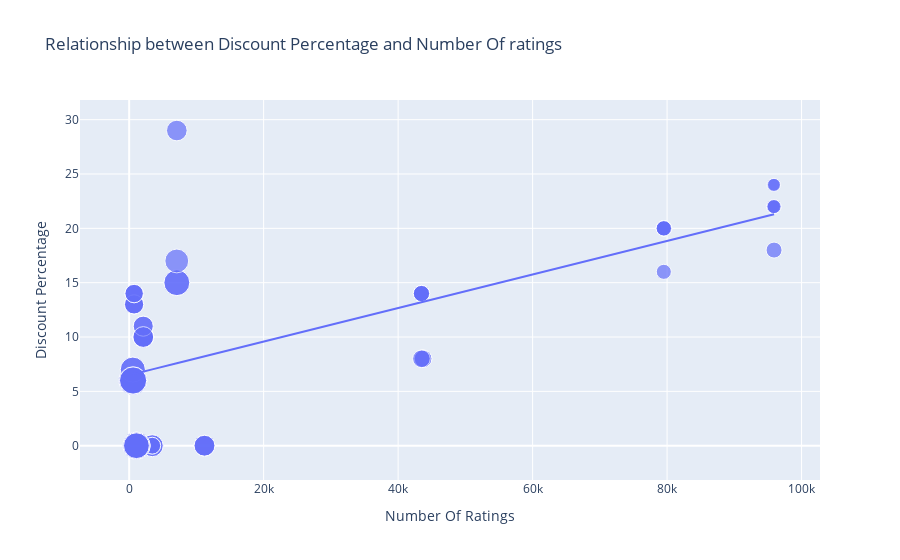

This figure's notebook cell:
### Markdown cell above
#realtionship between Dixcount percentage and number of ratring

### Code cell
figure = px.scatter(data_frame = data, x= "Number Of Ratings", y = "Discount Percentage", size = "Sale Price", trendline = "ols", title = "Relationship between Discount Percentage and Number Of ratings")
figure.show()

### Figure 1 — Plotly figure (JSON) as saved in the notebook; plotly's stock layout.template omitted (floating-point values rounded to 4 significant figures)
{"data": [{"hovertemplate": "Number Of Ratings=%{x}<br>Discount Percentage=%{y}<br>Sale Price=%{marker.size}<extra></extra>", "legendgroup": "", "marker": {"color": "#636efa", "size": [49900, 84900, 84900, 77000, 77000, 49900, 49900, 77000, 89900, 41999, 39999, 41999, 41999, 41999, 131900, 117100, 131900, 117100, 74999, 117900, 117100, 117900, 99900, 44999, 140900, 130900, 64900, 120900, 59900, 75900, 110900, 130900, 120900, 64900, 64900, 75900, 75900, 120900, 59900, 120900, 75900, 140900, 70900, 70900, 75900, 59900, 110900, 120900, 130900, 130900, 54999, 54999, 29999, 34999, 34999, 34999, 54999, 29999, 46999, 46999, 46999, 46999], "sizemode": "area", "sizeref": 352.2, "symbol": "circle"}, "mode": "markers", "name": "", "orientation": "v", "showlegend": false, "type": "scatter", "x": [3431, 3431, 3431, 11202, 11202, 3431, 3431, 11202, 1454, 79512, 79512, 79582, 79512, 79512, 1078, 1078, 1078, 1078, 7088, 7088, 1078, 7088, 7081, 95909, 542, 580, 740, 545, 740, 2101, 545, 580, 580, 730, 730, 2101, 2101, 580, 740, 580, 2092, 545, 2101, 2092, 2101, 740, 545, 580, 580, 580, 43707, 43707, 95807, 95909, 95807, 95909, 43470, 95909, 43470, 43470, 43470, 43470], "xaxis": "x", "y": [0, 0, 0, 0, 0, 0, 0, 0, 0, 20, 16, 20, 20, 20, 0, 0, 0, 0, 29, 15, 0, 15, 17, 18, 6, 6, 13, 6, 14, 10, 7, 6, 6, 13, 13, 10, 10, 6, 14, 6, 10, 6, 11, 11, 10, 14, 7, 6, 6, 6, 8, 8, 24, 22, 22, 22, 8, 24, 14, 14, 14, 14], "yaxis": "y"}, {"hovertemplate": "<b>OLS trendline</b><br>Discount Percentage = 0.000154292 * Number Of Ratings + 6.49233<br>R<sup>2</sup>=0.468988<br><br>Number Of Ratings=%{x}<br>Discount Percentage=%{y} <b>(trend)</b><extra></extra>", "legendgroup": "", "marker": {"color": "#636efa", "symbol": "circle"}, "mode": "lines", "name": "", "showlegend": false, "type": "scatter", "x": [542, 545, 545, 545, 545, 580, 580, 580, 580, 580, 580, 580, 580, 730, 730, 740, 740, 740, 740, 1078, 1078, 1078, 1078, 1078, 1454, 2092, 2092, 2101, 2101, 2101, 2101, 2101, 3431, 3431, 3431, 3431, 3431, 7081, 7088, 7088, 7088, 11202, 11202, 11202, 43470, 43470, 43470, 43470, 43470, 43707, 43707, 79512, 79512, 79512, 79512, 79582, 95807, 95807, 95909, 95909, 95909, 95909], "xaxis": "x", "y": [6.576, 6.576, 6.576, 6.576, 6.576, 6.582, 6.582, 6.582, 6.582, 6.582, 6.582, 6.582, 6.582, 6.605, 6.605, 6.607, 6.607, 6.607, 6.607, 6.659, 6.659, 6.659, 6.659, 6.659, 6.717, 6.815, 6.815, 6.816, 6.816, 6.816, 6.816, 6.816, 7.022, 7.022, 7.022, 7.022, 7.022, 7.585, 7.586, 7.586, 7.586, 8.221, 8.221, 8.221, 13.2, 13.2, 13.2, 13.2, 13.2, 13.24, 13.24, 18.76, 18.76, 18.76, 18.76, 18.77, 21.27, 21.27, 21.29, 21.29, 21.29, 21.29], "yaxis": "y"}], "layout": {"autosize": true, "legend": {"itemsizing": "constant", "tracegroupgap": 0}, "title": {"text": "Relationship between Discount Percentage and Number Of ratings"}, "xaxis": {"anchor": "y", "autorange": true, "domain": [0, 1], "range": [-6741.0, 102400.0], "title": {"text": "Number Of Ratings"}, "type": "linear"}, "yaxis": {"anchor": "x", "autorange": true, "domain": [0, 1], "range": [-5.213, 33.41], "title": {"text": "Discount Percentage"}, "type": "linear"}}}
